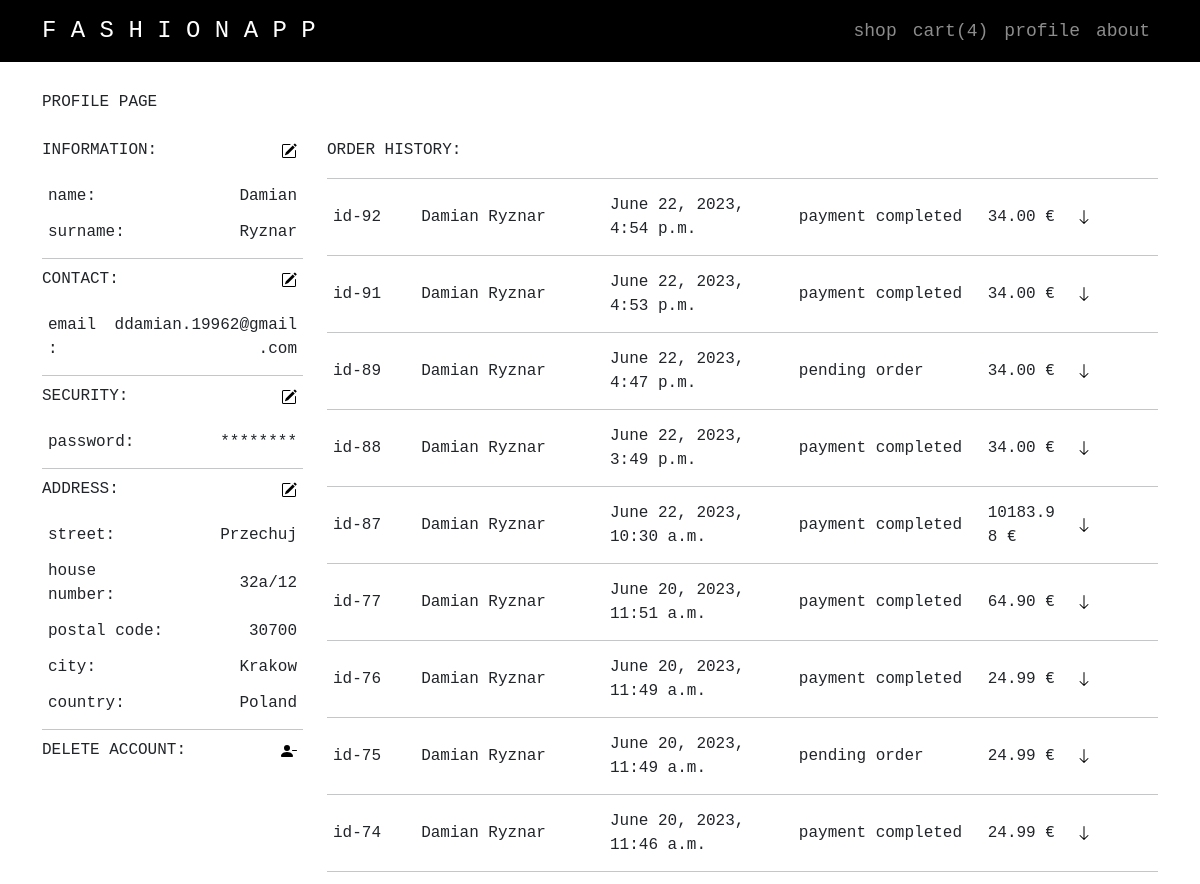
The page /user/ (signed in, upper part) on the database as committed earlier.
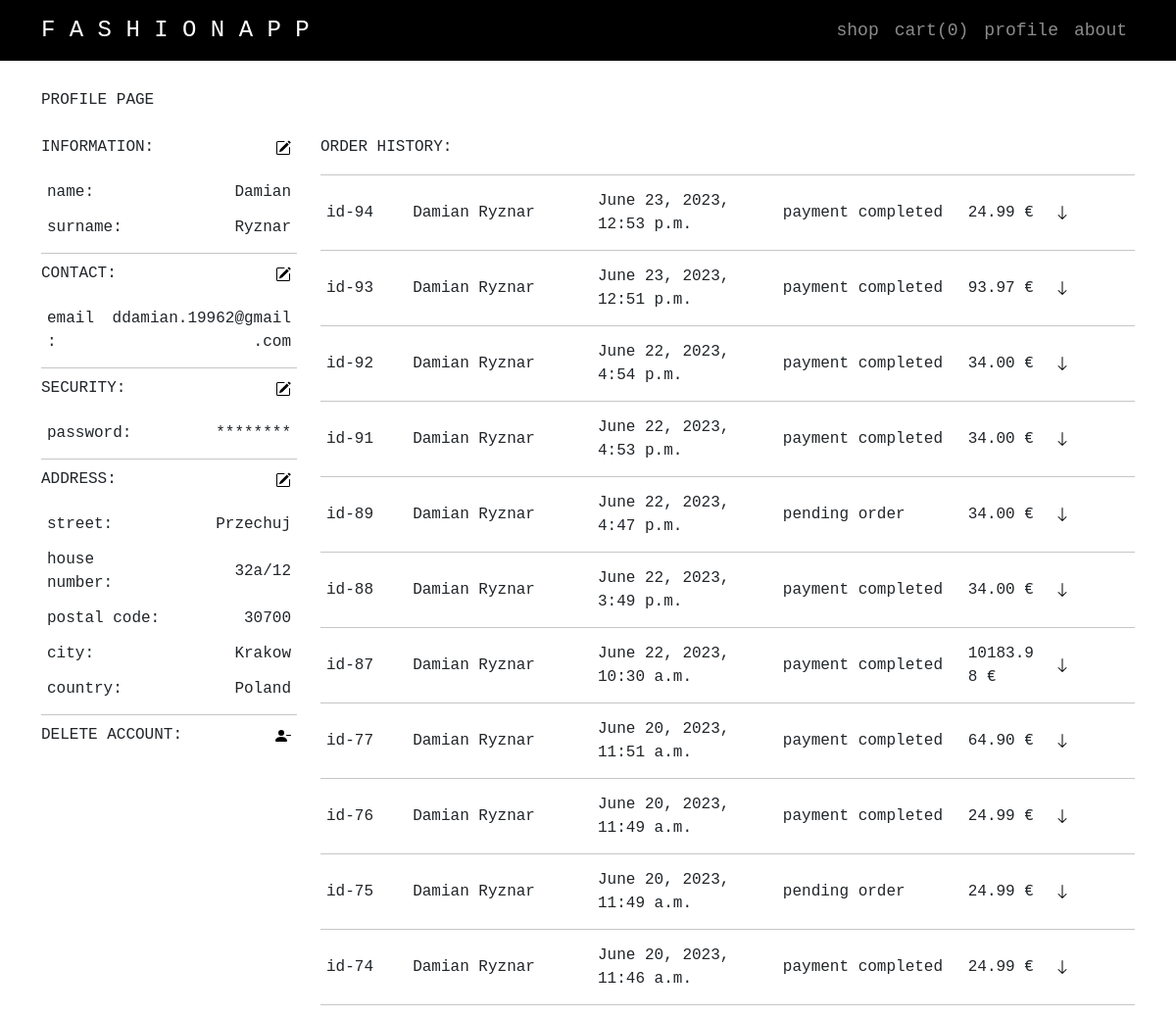
The same page on the database as committed later.
### user/models.py (models this page shows)
class UserAddress(models.Model):
    user_id = models.ForeignKey(User, on_delete=models.CASCADE)
    country = models.CharField(max_length=56)
    city = models.CharField(max_length=128)
    postal = models.CharField(max_length=16)
    street = models.CharField(max_length=128)
    number = models.CharField(max_length=16)

class Order(models.Model):
    user_id = models.ForeignKey(User, on_delete=models.DO_NOTHING, null=True)
    stripe_id = models.CharField(max_length=500, null=True)
    email = models.CharField(max_length=128)
    date = models.DateTimeField()
    status = models.CharField(max_length=32, default=settings.ORDER_STATUSES[0])
    first_name = models.CharField(max_length=64)
    last_name = models.CharField(max_length=64)
    country = models.CharField(max_length=56)
    city = models.CharField(max_length=128)
    postal = models.CharField(max_length=16)
    street = models.CharField(max_length=128)
    number = models.CharField(max_length=16)
    def overall_price(self):
        price = 0.00
        items = OrderedItems.objects.values_list("quantity", "price_piece").filter(order_id=self.id)
        for item in items:
            price += item[0] * item[1]
        return price

### user/views.py (the view)
# urls.py: path("", views.profile, name="profile"),
@login_required
def profile(request):
    return render(request, "user/profile.html", {
        "user_address": get_user_address(request),
        "orders": get_user_orders(request),
        "cart": Cart.get_cart_items(request)
    })

### user/helpers.py (called while the page is built)
def get_user_address(request):
    try:
        address = UserAddress.objects.get(user_id=request.user.id)
    except ObjectDoesNotExist:
        address = None
    return address

def get_user_orders(request):
    orders_list = []
    orders = Order.objects.filter(user_id=request.user.id)
    for instance in orders:
        order = {}
        order["order_info"] = instance
        order["order_items"] = OrderedItems.objects.select_related("item_id").filter(order_id=instance.id)
        orders_list.append(order)
    return orders_list[::-1]

### user/models.py (called while the page is built, shortened)
    def overall_price(self):
        return self.quantity * self.price_piece

    def get_cart_items(request):
        if request.user.is_authenticated:
            return (Cart.objects.select_related("item_id").filter(user_id=request.user.id), Cart.get_cart_items_quantity(request))

    def get_cart_items_quantity(request):
        quantity = 0
        for item in Cart.objects.filter(user_id=request.user.id):
            quantity += item.quantity
        return quantity

### user/templates/user/profile.html (shortened to what this page needs)
{% extends "layout_main.html" %}
{% load socialaccount %}
{% load static %}
{% block body %}
    <link href="{% static 'user/profile.css' %}" rel="stylesheet">
    <div class="navbar-space"></div>
    <div class="container">
        <div class="row">
            <h7>PROFILE PAGE</h7><br><br>
        </div>
        <div class="row">
            <div class="col-lg-3 order-1">
                <div class="flex">
                    <div>
                        <p>
                            <h7>INFORMATION:</h7>
                            <button class="edit-button" type="button" data-bs-toggle="modal" data-bs-target="#modal_info">
                            </button>
                        </p>
                    </div>
                    <div>
                        <table>
                            <tr>
                                <td>name:</td>
                                <td class="text-end">{{ request.user.first_name }}</td>
                            </tr>
                            <tr>
                                <td>surname:</td>
                                <td class="text-end">{{ request.user.last_name }}</td>
                            </tr>
                        </table>
                    </div>
                    <hr class="dropdown-divider">
                    <div>
                        <p>
                            <h7>CONTACT:</h7>
                            <button class="edit-button" type="button" data-bs-toggle="modal" data-bs-target="#modal_contact">
                            </button>
                        </p>
                    </div>
                    <div>
                        <table>
                            <tr>
                                <td class="small-cell">email:</td>
                                <td class="text-end">{{ request.user.email }}</td>
                            </tr>
                        </table>
                    </div>
                    <hr class="dropdown-divider">
                    {% get_social_accounts user as accounts %}
                    {% if not accounts %}
                        <div>
                            <p>
                                <h7>SECURITY:</h7>
                                <button class="edit-button" type="button" data-bs-toggle="modal" data-bs-target="#modal_security">
                                </button>
                            </p>
                        </div>
                        <div>
                            <table>
                                <tr>
                                    <td>password:</td>
                                    <td class="text-end">********</td>
                                </tr>
                            </table>
                        </div>
                        <hr class="dropdown-divider">
                    {% endif %}
                    <div>
                        <p><h7>ADDRESS:</h7>
                            <button class="edit-button" type="button" data-bs-toggle="modal" data-bs-target="#modal_address">
                            </button>
                        </p>
                    </div>
                    <div>
                        <table>
                            <tr>
                                <td>street:</td>
                                <td class="text-end">{{ user_address.street }}</td>
                            </tr>
                            <tr>
                                <td>house number:</td>
                                <td class="text-end">{{ user_address.number }}</td>
                            </tr>
                            <tr>
                                <td>postal code:</td>
                                <td class="text-end">{{ user_address.postal }}</td>
                            </tr>
                            <tr>
                                <td>city:</td>
                                <td class="text-end">{{ user_address.city }}</td>
                            </tr>
                            <tr>
                                <td>country:</td>
                                <td class="text-end">{{ user_address.country }}</td>
                            </tr>
                        </table>
                    </div>
                    <hr class="dropdown-divider">
                    <div>
                        <p><h7>DELETE ACCOUNT:</h7>
                            <button class="edit-button" type="button" data-bs-toggle="modal" data-bs-target="#modal_delete">
                                <svg xmlns="http://www.w3.org/2000/svg" width="16" height="16" fill="currentColor" class="bi bi-person-dash-fill" viewBox="0 0 16 16">
                                    <path fill-rule="evenodd" d="M11 7.5a.5.5 0 0 1 .5-.5h4a.5.5 0 0 1 0 1h-4a.5.5 0 0 1-.5-.5z"/>
                                    <path d="M1 14s-1 0-1-1 1-4 6-4 6 3 6 4-1 1-1 1H1zm5-6a3 3 0 1 0 0-6 3 3 0 0 0 0 6z"/>
                                </svg>
                            </button>
                        </p>
                    </div>
                    <br><br>
                </div>
            </div>
            <div class="col-lg-9 top-padding order-2">
                <div>
                    <p><h7>ORDER HISTORY:</h7></p>
                </div>
                <hr class="dropdown-divider">
                {% for order in orders %}
                    <table>
                        <tbody>
                            <tr>
                                <td class="fixed-width-small" scope="col">id-{{ order.order_info.id }}</td>
                                <td class="fixed-width-big" scope="col">{{ order.order_info.first_name }} {{ order.order_info.last_name }}</td>
                                <td class="fixed-width-big" scope="col">{{ order.order_info.date }}</td>
                                <td class="fixed-width-big" scope="col">{{ order.order_info.status }}</td>
                                <td class="fixed-width-small" scope="col">{{ order.order_info.overall_price|floatformat:2 }} €</td>
                                <td class="fixed-width-small" scope="col">
                                    <a data-bs-toggle="collapse" href="#collapse{{ order.order_info.id }}" role="button" aria-expanded="false" aria-controls="collapse{{ order.order_info.id }}">
                                        <svg xmlns="http://www.w3.org/2000/svg" width="16" height="16" fill="currentColor" class="bi bi-arrow-down" viewBox="0 0 16 16">
                                            <path fill-rule="evenodd" d="M8 1a.5.5 0 0 1 .5.5v11.793l3.146-3.147a.5.5 0 0 1 .708.708l-4 4a.5.5 0 0 1-.708 0l-4-4a.5.5 0 0 1 .708-.708L7.5 13.293V1.5A.5.5 0 0 1 8 1z"/>
                                        </svg>
                                    </a>
                                </td>
                            </tr>
                        </tbody>
                    </table>
                    <hr class="dropdown-divider">
                {% endfor %}
            </div>
        </div>
    </div>
{% endblock %}

### templates/layout_main.html (shortened to what this page needs)
{% load static %}
<!DOCTYPE html>
<html lang="en">
    <head>
         <link href="https://cdn.jsdelivr.net/npm/bootstrap@5.0.2/dist/css/bootstrap.min.css" rel="stylesheet">
    </head>
    <body>
        <link href="{% static 'style/layout_main.css' %}" rel="stylesheet">
        <div class="layout-main">
            <nav class="navbar navbar-expand-lg navbar-dark custom-transparent fixed-top">
                <div class="container">
                    <a class="navbar-brand" href="{% url 'base:index' %}">F A S H I O N A P P</a>
                    <div class="collapse navbar-collapse" id="navbarSupportedContent">
                        <ul class="navbar-nav ms-auto mb-2 mb-lg-0">
                            <li class="nav-item dropdown">
                                <li class="nav-item">
                                    <a class="nav-link" href="{% url 'items:search' page=1 %}">shop</a>
                                </li>
                                <div class="dropdown">
                                    <a class="nav-item nav-link" href="#" id="navbarDropdown" role="button" data-bs-toggle="dropdown" aria-expanded="false">cart({{ cart.1 }})</a>
                                </div>
                                <div class="dropdown">
                                    <a class="nav-item nav-link" href="#" id="navbarDropdown" role="button" data-bs-toggle="dropdown" aria-expanded="false">profile</a>
                                </div>
                                <li class="nav-item">
                                    <a class="nav-link" href="{% url 'base:about' %}">about</a>
                                </li>
                            </li>
                        </ul>
                    </div>
                </div>
            </nav>
            {% block body %}
            {% endblock %}
        </div>
    </body>
</html>

### static/style/layout_main.css (style rules this page uses)
html { height: 100%; }
body { font-family: 'andale mono', monospace; display: flex; flex-direction: column; min-height: 100%; }
.layout-main { flex-grow: 1; }
.navbar { z-index: 9999; }
.navbar-brand { font-size: 24px; }
.nav-link { font-size: 18px; }
.custom-transparent { background-color: rgb(0, 0, 0, 0.0); }

### user/static/user/profile.css (style rules this page uses)
.navbar-space { width: 100%; height: 90px; background-color: transparent; }
.custom-transparent { background-color: rgb(0, 0, 0); }
.edit-button { border: none; background-color: transparent; float: right; }
table { table-layout: fixed; word-wrap: break-word; border-collapse: collapse; width: 100%; }
table td, table th { border: none; padding: 6px; }
svg { color: black; }
.small-cell { width: 65px; }
.text-end { text-align: end; }
.fixed-width-big { width: 150px; }
.fixed-width-small { width: 70px; }

Rows that differ between the two databases and show on the page:
added Order: order_info.id "94", order_info.first_name "Damian", order_info.last_name "Ryznar", order_info "June 23, 2023, 12:53 p.m.", order_info.status "payment completed", order_info.overall_price "24.99"
added Order: order_info.id "93", order_info.first_name "Damian", order_info.last_name "Ryznar", order_info "June 23, 2023, 12:51 p.m.", order_info.status "payment completed", order_info.overall_price "93.97"
Other text that changed with them:
{{ cart.1 }}: "4" → "0"
